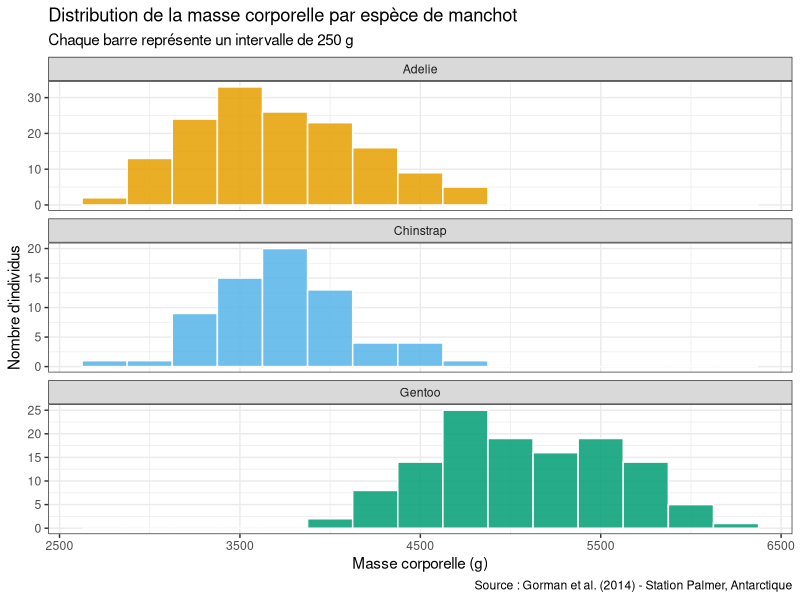
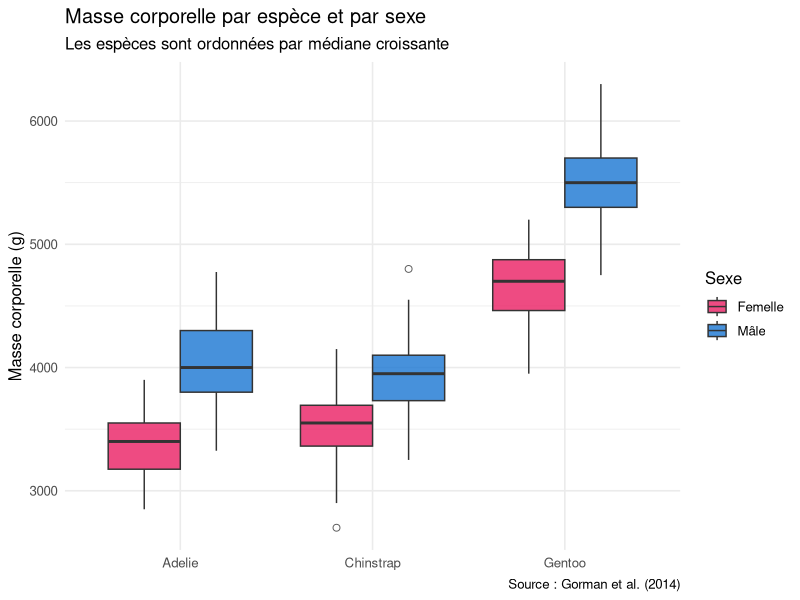
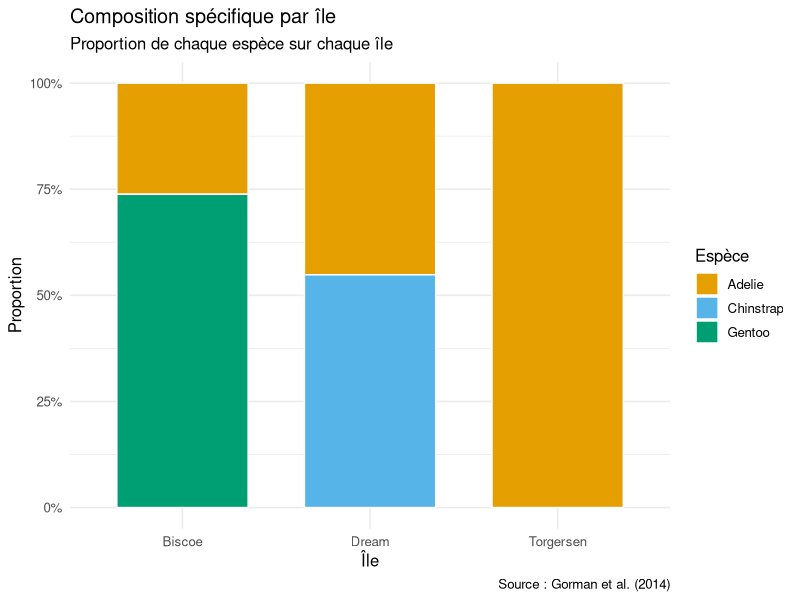
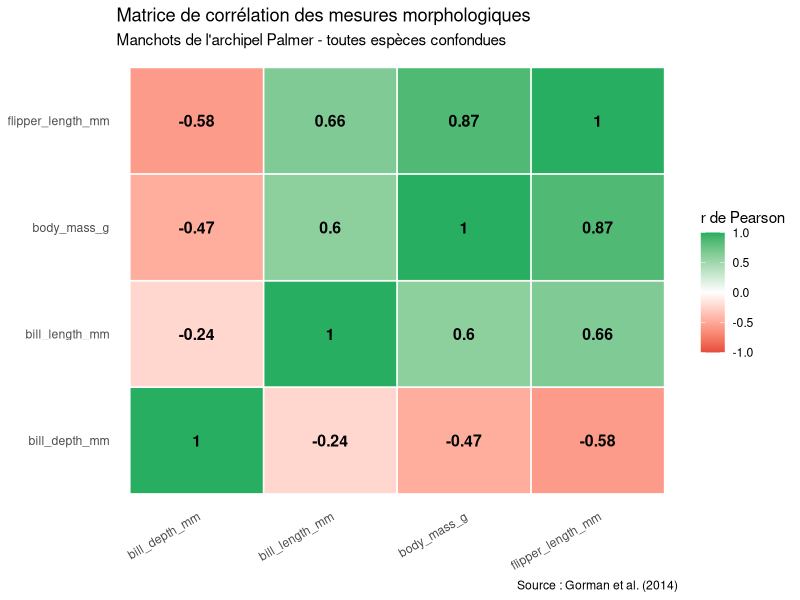

Write the R code that produced these figures, in order.
## ---- chunk 1
library(tidyverse)
library(palmerpenguins)
library(skimr)
## ---- chunk 2
# Les données palmerpenguins : 344 manchots de 3 espèces
# observés sur 3 îles de l'archipel Palmer (Antarctique)
data(penguins)

# Vue d'ensemble complète avec skimr
skim(penguins)
## ---- chunk 3
# Vue rapide avec glimpse
glimpse(penguins)
## ---- chunk 4
# Résumé de base
summary(penguins)
## ---- chunk 5
# Masse corporelle moyenne de tous les manchots
mean(penguins$body_mass_g, na.rm = TRUE)
## ---- chunk 6
# Comparaison des moyennes par espèce
penguins |>
  group_by(species) |>
  summarise(
    n             = sum(!is.na(body_mass_g)),
    masse_moyenne = round(mean(body_mass_g, na.rm = TRUE), 0),
    .groups = "drop"
  )
## ---- chunk 7
# Exemple avec un petit vecteur
x <- c(3, 7, 2, 9, 4, 1, 6)
sort(x)           # 1 2 3 4 6 7 9
median(x)         # → 4 (valeur centrale)

# Sur les données réelles
median(penguins$body_mass_g, na.rm = TRUE)
## ---- chunk 8
# Comparaison moyenne vs médiane par espèce
# Si moyenne > médiane → distribution asymétrique à droite (queue à droite)
# Si moyenne < médiane → distribution asymétrique à gauche (queue à gauche)
# Si moyenne ≈ médiane → distribution approximativement symétrique
penguins |>
  group_by(species) |>
  summarise(
    masse_moy = round(mean(body_mass_g, na.rm = TRUE), 0),
    masse_med = round(median(body_mass_g, na.rm = TRUE), 0),
    asymetrie = round(mean(body_mass_g, na.rm = TRUE) -
                      median(body_mass_g, na.rm = TRUE), 0),
    .groups = "drop"
  )
## ---- chunk 9
# Mode pour une variable qualitative
table(penguins$species)    # Adelie est le mode (la plus fréquente)
table(penguins$island)
## ---- chunk 10
# Fonction pour calculer le mode d'une variable quantitative
mode_stat <- function(x, na.rm = TRUE) {
  if (na.rm) x <- x[!is.na(x)]
  ux <- unique(x)
  ux[which.max(tabulate(match(x, ux)))]
}

mode_stat(penguins$species)
## ---- chunk 11
min(penguins$body_mass_g, na.rm = TRUE)
max(penguins$body_mass_g, na.rm = TRUE)
range(penguins$body_mass_g, na.rm = TRUE)

# Étendue totale
diff(range(penguins$body_mass_g, na.rm = TRUE))
## ---- chunk 12
var(penguins$body_mass_g, na.rm = TRUE)   # Variance (en g²)
sd(penguins$body_mass_g, na.rm = TRUE)    # Écart-type (en g)
## ---- chunk 13
# Comparaison de la dispersion par espèce
penguins |>
  group_by(species) |>
  summarise(
    masse_moy = round(mean(body_mass_g, na.rm = TRUE), 0),
    masse_sd  = round(sd(body_mass_g, na.rm = TRUE), 0),
    .groups = "drop"
  )
## ---- chunk 14
# Quartiles
quantile(penguins$body_mass_g, na.rm = TRUE)

# Quantiles personnalisés (percentiles 5%, 10%, 90%, 95%)
quantile(penguins$body_mass_g,
         probs = c(0.05, 0.10, 0.25, 0.50, 0.75, 0.90, 0.95),
         na.rm = TRUE)

# IQR
IQR(penguins$body_mass_g, na.rm = TRUE)
## ---- chunk 15
# Comparaison de la variabilité relative des variables morphologiques
penguins |>
  select(where(is.numeric)) |>
  summarise(across(
    everything(),
    list(
      moy = ~ mean(.x, na.rm = TRUE),
      sd  = ~ sd(.x, na.rm = TRUE),
      cv  = ~ round(sd(.x, na.rm = TRUE) / mean(.x, na.rm = TRUE) * 100, 1)
    ),
    .names = "{.col}_{.fn}"
  )) |>
  pivot_longer(everything(),
               names_to  = c("variable", "stat"),
               names_sep = "_(?=[^_]+$)") |>
  pivot_wider(names_from = stat, values_from = value) |>
  arrange(desc(cv))
## ---- chunk 16
# Résumé complet par espèce
penguins |>
  group_by(species) |>
  summarise(
    n       = sum(!is.na(body_mass_g)),
    min     = min(body_mass_g, na.rm = TRUE),
    Q1      = quantile(body_mass_g, 0.25, na.rm = TRUE),
    med     = median(body_mass_g, na.rm = TRUE),
    moy     = round(mean(body_mass_g, na.rm = TRUE), 0),
    Q3      = quantile(body_mass_g, 0.75, na.rm = TRUE),
    max     = max(body_mass_g, na.rm = TRUE),
    sd      = round(sd(body_mass_g, na.rm = TRUE), 0),
    IQR     = IQR(body_mass_g, na.rm = TRUE),
    CV_pct  = round(sd(body_mass_g, na.rm = TRUE) /
                    mean(body_mass_g, na.rm = TRUE) * 100, 1),
    .groups = "drop"
  )
## ---- chunk 17
# Fréquences absolues
table(penguins$species)

# Fréquences relatives (proportions)
prop.table(table(penguins$species))

# En pourcentages
round(prop.table(table(penguins$species)) * 100, 1)
## ---- chunk 18
# Tableau croisé (deux variables qualitatives)
table(penguins$species, penguins$island)
## ---- chunk 19
# Version tidyverse plus lisible
penguins |>
  count(species, island) |>
  mutate(pct = round(n / sum(n) * 100, 1)) |>
  arrange(desc(n))
## ---- chunk 20
penguins |>
  drop_na(body_mass_g) |>
  ggplot(aes(x = body_mass_g, fill = species)) +
  geom_histogram(
    binwidth = 250,
    color    = "white",
    alpha    = 0.85
  ) +
  scale_fill_manual(values = c("#E69F00", "#56B4E9", "#009E73")) +
  facet_wrap(~ species, ncol = 1, scales = "free_y") +
  labs(
    title   = "Distribution de la masse corporelle par espèce de manchot",
    subtitle = "Chaque barre représente un intervalle de 250 g",
    x       = "Masse corporelle (g)",
    y       = "Nombre d'individus",
    fill    = "Espèce",
    caption = "Source : Gorman et al. (2014) - Station Palmer, Antarctique"
  ) +
  theme_bw(base_size = 11) +
  theme(legend.position = "none")
## ---- chunk 21
penguins |>
  drop_na(sex, body_mass_g) |>
  mutate(
    species = fct_reorder(species, body_mass_g, .fun = median),
    sex_fr  = recode(sex, "male" = "Mâle", "female" = "Femelle")
  ) |>
  ggplot(aes(x = species, y = body_mass_g, fill = sex_fr)) +
  geom_boxplot(
    outlier.shape  = 21,
    outlier.size   = 2,
    outlier.fill   = "white",
    alpha          = 0.8,
    position       = position_dodge(width = 0.75)
  ) +
  scale_fill_manual(values = c("Femelle" = "#e91e63", "Mâle" = "#1976d2")) +
  labs(
    title   = "Masse corporelle par espèce et par sexe",
    subtitle = "Les espèces sont ordonnées par médiane croissante",
    x       = NULL,
    y       = "Masse corporelle (g)",
    fill    = "Sexe",
    caption = "Source : Gorman et al. (2014)"
  ) +
  theme_minimal(base_size = 12)
## ---- chunk 22
penguins |>
  count(species, island) |>
  ggplot(aes(x = island, y = n, fill = species)) +
  geom_col(position = "fill", color = "white", width = 0.7) +
  scale_y_continuous(labels = scales::percent) +
  scale_fill_manual(values = c("#E69F00", "#56B4E9", "#009E73")) +
  labs(
    title   = "Composition spécifique par île",
    subtitle = "Proportion de chaque espèce sur chaque île",
    x       = "Île",
    y       = "Proportion",
    fill    = "Espèce",
    caption = "Source : Gorman et al. (2014)"
  ) +
  theme_minimal(base_size = 12)
## ---- chunk 23
penguins |>
  select(bill_length_mm, bill_depth_mm, flipper_length_mm, body_mass_g) |>
  drop_na() |>
  cor() |>
  as.data.frame() |>
  rownames_to_column("var1") |>
  pivot_longer(-var1, names_to = "var2", values_to = "r") |>
  ggplot(aes(x = var1, y = var2, fill = r)) +
  geom_tile(color = "white", linewidth = 0.5) +
  geom_text(aes(label = round(r, 2)), size = 4, fontface = "bold") +
  scale_fill_gradient2(
    low      = "#e74c3c",
    mid      = "white",
    high     = "#27ae60",
    midpoint = 0,
    limits   = c(-1, 1),
    name     = "r de Pearson"
  ) +
  labs(
    title   = "Matrice de corrélation des mesures morphologiques",
    subtitle = "Manchots de l'archipel Palmer - toutes espèces confondues",
    x       = NULL, y = NULL,
    caption = "Source : Gorman et al. (2014)"
  ) +
  theme_minimal(base_size = 11) +
  theme(
    axis.text.x = element_text(angle = 30, hjust = 1),
    panel.grid  = element_blank()
  )
